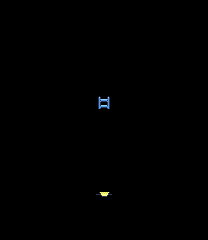

This is a level from a 2D game, rendered from its Tiled map with the project's own tilesets. A one-line summary and the complete map file follow:
An orthogonal 13x15 tile map with 16x16 px tiles, 1 tile layer (Entry/Exit layer), 2 hidden layers not drawn.

<map version="1.10" tiledversion="1.12.1" orientation="orthogonal" renderorder="right-down" width="13" height="15" tilewidth="16" tileheight="16" infinite="0" nextlayerid="6" nextobjectid="39">
 <editorsettings>
  <export target="Revised_Dungeon_ground_floor_map" format="tmx" />
 </editorsettings>
 <tileset firstgid="1" source="Dungeon_tileset.tsx" />
 <layer id="1" name="Map layer" width="13" height="15" visible="0">
  <data encoding="csv">
90,90,90,90,90,90,90,90,90,90,90,90,90,
90,90,90,90,90,90,90,90,90,90,90,90,90,
90,90,90,90,90,90,90,90,90,90,90,90,90,
90,90,90,18,24,24,24,24,24,25,90,90,90,
90,90,90,34,36,37,35,35,35,57,90,90,90,
90,90,90,50,71,71,54,71,71,57,90,90,90,
90,90,90,50,71,71,69,71,71,57,90,90,90,
90,90,90,50,71,71,71,71,71,57,90,90,90,
90,90,90,50,84,71,71,71,71,57,90,90,90,
90,90,90,74,93,71,71,71,92,77,90,90,90,
90,90,90,90,66,71,71,71,73,90,90,90,90,
90,90,90,90,82,71,71,71,73,90,90,90,90,
90,90,90,90,74,75,76,75,77,90,90,90,90,
90,90,90,90,90,90,90,90,90,90,90,90,90,
90,90,90,90,90,90,90,90,90,90,90,90,90
</data>
 </layer>
 <layer id="4" name="Collision layer" width="13" height="15" visible="0">
  <data encoding="csv">
0,0,0,0,0,0,0,0,0,0,0,0,0,
0,0,0,0,0,0,0,0,0,0,0,0,0,
0,0,0,0,0,0,0,0,0,0,0,0,0,
0,0,0,18,20,20,20,20,20,25,0,0,0,
0,0,0,50,36,37,38,40,40,57,0,0,0,
0,0,0,50,115,0,0,0,115,57,0,0,0,
0,0,0,50,115,0,139,0,0,57,0,0,0,
0,0,0,50,115,0,115,0,0,57,0,0,0,
0,0,0,50,115,0,115,115,0,57,0,0,0,
0,0,0,74,93,0,0,0,92,77,0,0,0,
0,0,0,0,66,0,0,115,73,0,0,0,0,
0,0,0,0,82,0,0,0,89,0,0,0,0,
0,0,0,0,74,75,0,75,77,0,0,0,0,
0,0,0,0,0,0,0,0,0,0,0,0,0,
0,0,0,0,0,0,0,0,0,0,0,0,0
</data>
 </layer>
 <layer id="5" name="Entry/Exit layer" width="13" height="15">
  <data encoding="csv">
0,0,0,0,0,0,0,0,0,0,0,0,0,
0,0,0,0,0,0,0,0,0,0,0,0,0,
0,0,0,0,0,0,0,0,0,0,0,0,0,
0,0,0,0,0,0,0,0,0,0,0,0,0,
0,0,0,0,0,0,0,0,0,0,0,0,0,
0,0,0,0,0,0,0,0,0,0,0,0,0,
0,0,0,0,0,0,114,0,0,0,0,0,0,
0,0,0,0,0,0,0,0,0,0,0,0,0,
0,0,0,0,0,0,0,0,0,0,0,0,0,
0,0,0,0,0,0,0,0,0,0,0,0,0,
0,0,0,0,0,0,0,0,0,0,0,0,0,
0,0,0,0,0,0,0,0,0,0,0,0,0,
0,0,0,0,0,0,76,0,0,0,0,0,0,
0,0,0,0,0,0,0,0,0,0,0,0,0,
0,0,0,0,0,0,0,0,0,0,0,0,0
</data>
 </layer>
</map>
